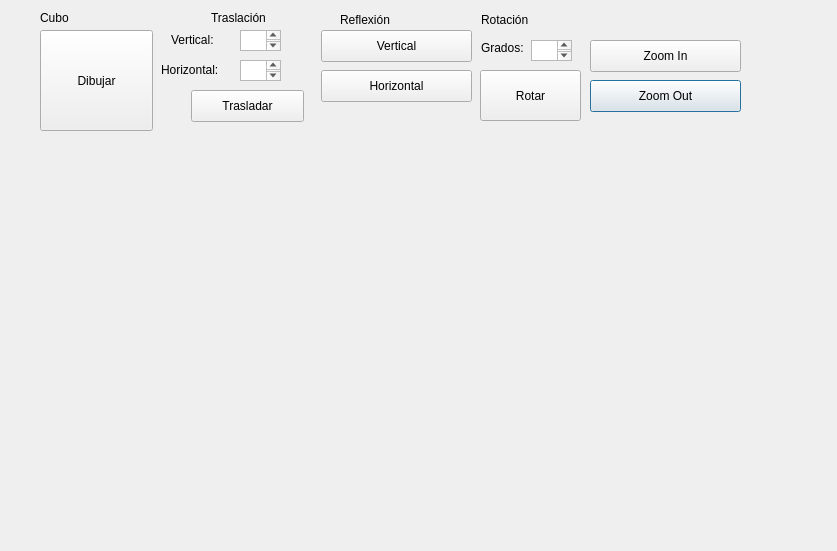
<?xml version="1.0" encoding="UTF-8"?>
<ui version="4.0">
 <class>cubo</class>
 <widget class="QDialog" name="cubo">
  <property name="geometry">
   <rect>
    <x>0</x>
    <y>0</y>
    <width>837</width>
    <height>551</height>
   </rect>
  </property>
  <property name="windowTitle">
   <string>Dialog</string>
  </property>
  <widget class="QPushButton" name="pushButton_5">
   <property name="geometry">
    <rect>
     <x>590</x>
     <y>80</y>
     <width>151</width>
     <height>32</height>
    </rect>
   </property>
   <property name="text">
    <string>Zoom Out</string>
   </property>
  </widget>
  <widget class="QPushButton" name="pushButton">
   <property name="enabled">
    <bool>true</bool>
   </property>
   <property name="geometry">
    <rect>
     <x>40</x>
     <y>30</y>
     <width>113</width>
     <height>101</height>
    </rect>
   </property>
   <property name="text">
    <string>Dibujar</string>
   </property>
  </widget>
  <widget class="QPushButton" name="pushButton_4">
   <property name="geometry">
    <rect>
     <x>590</x>
     <y>40</y>
     <width>151</width>
     <height>32</height>
    </rect>
   </property>
   <property name="text">
    <string>Zoom In</string>
   </property>
  </widget>
  <widget class="QPushButton" name="pushButton_7">
   <property name="geometry">
    <rect>
     <x>321</x>
     <y>30</y>
     <width>151</width>
     <height>32</height>
    </rect>
   </property>
   <property name="text">
    <string>Vertical</string>
   </property>
  </widget>
  <widget class="QTextEdit" name="boxXinicio">
   <property name="geometry">
    <rect>
     <x>240</x>
     <y>60</y>
     <width>41</width>
     <height>21</height>
    </rect>
   </property>
  </widget>
  <widget class="QLabel" name="label_5">
   <property name="geometry">
    <rect>
     <x>481</x>
     <y>40</y>
     <width>51</width>
     <height>16</height>
    </rect>
   </property>
   <property name="text">
    <string>Grados:</string>
   </property>
  </widget>
  <widget class="QPushButton" name="pushButton_3">
   <property name="geometry">
    <rect>
     <x>480</x>
     <y>70</y>
     <width>101</width>
     <height>51</height>
    </rect>
   </property>
   <property name="text">
    <string>Rotar</string>
   </property>
  </widget>
  <widget class="QLabel" name="label_4">
   <property name="geometry">
    <rect>
     <x>161</x>
     <y>60</y>
     <width>91</width>
     <height>20</height>
    </rect>
   </property>
   <property name="text">
    <string>Horizontal:</string>
   </property>
  </widget>
  <widget class="QLabel" name="label_9">
   <property name="geometry">
    <rect>
     <x>340</x>
     <y>10</y>
     <width>81</width>
     <height>20</height>
    </rect>
   </property>
   <property name="text">
    <string>Reflexión</string>
   </property>
  </widget>
  <widget class="QLabel" name="label_10">
   <property name="geometry">
    <rect>
     <x>481</x>
     <y>10</y>
     <width>81</width>
     <height>20</height>
    </rect>
   </property>
   <property name="text">
    <string>Rotación</string>
   </property>
  </widget>
  <widget class="QLabel" name="label_6">
   <property name="geometry">
    <rect>
     <x>171</x>
     <y>30</y>
     <width>91</width>
     <height>20</height>
    </rect>
   </property>
   <property name="text">
    <string>Vertical:</string>
   </property>
  </widget>
  <widget class="QLabel" name="label_7">
   <property name="geometry">
    <rect>
     <x>40</x>
     <y>10</y>
     <width>60</width>
     <height>16</height>
    </rect>
   </property>
   <property name="text">
    <string>Cubo</string>
   </property>
  </widget>
  <widget class="QPushButton" name="pushButton_2">
   <property name="geometry">
    <rect>
     <x>191</x>
     <y>90</y>
     <width>113</width>
     <height>32</height>
    </rect>
   </property>
   <property name="text">
    <string>Trasladar</string>
   </property>
  </widget>
  <widget class="QPushButton" name="pushButton_6">
   <property name="geometry">
    <rect>
     <x>321</x>
     <y>70</y>
     <width>151</width>
     <height>32</height>
    </rect>
   </property>
   <property name="text">
    <string>Horizontal</string>
   </property>
  </widget>
  <widget class="QLabel" name="label_8">
   <property name="geometry">
    <rect>
     <x>211</x>
     <y>10</y>
     <width>81</width>
     <height>16</height>
    </rect>
   </property>
   <property name="text">
    <string>Traslación</string>
   </property>
  </widget>
  <widget class="QTextEdit" name="boxGrados">
   <property name="geometry">
    <rect>
     <x>531</x>
     <y>40</y>
     <width>41</width>
     <height>21</height>
    </rect>
   </property>
  </widget>
  <widget class="QTextEdit" name="boxYinicio">
   <property name="geometry">
    <rect>
     <x>240</x>
     <y>30</y>
     <width>41</width>
     <height>21</height>
    </rect>
   </property>
  </widget>
 </widget>
 <resources/>
 <connections/>
</ui>
